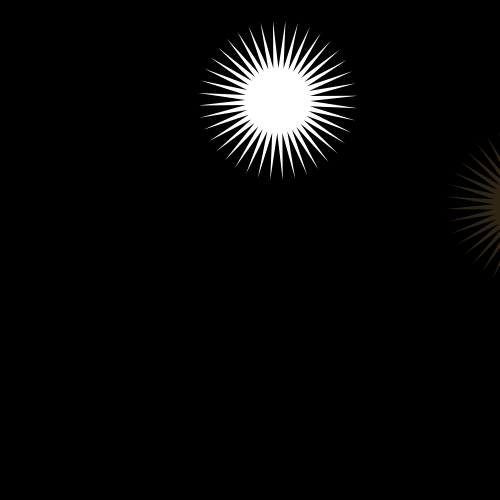
Frame 1 (no input)
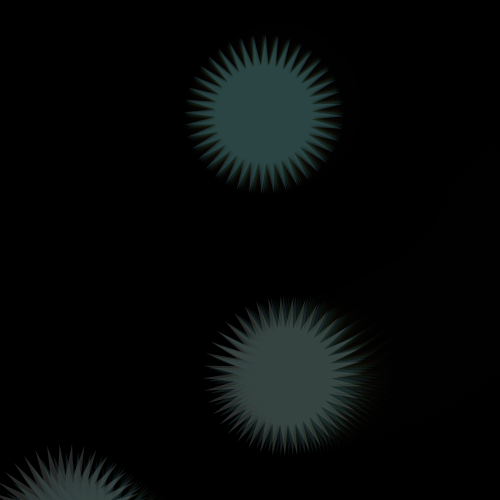
Frame 60 (no input)
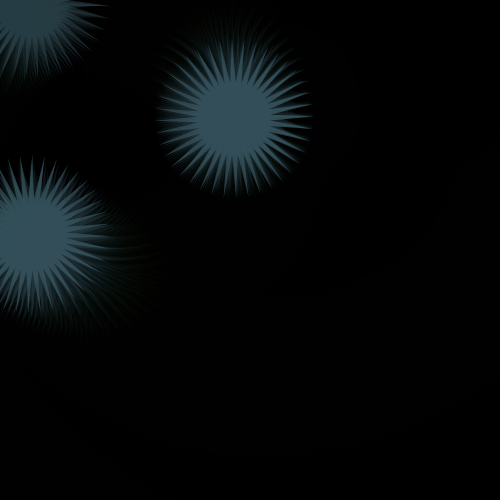
Frame 120 (the mouse pressed at the canvas centre since frame 60)

The p5.js sketch that drew these frames (run headless with seeded random() and noise() and a simulated clock; from frame 60 on, the mouse is pressed at the canvas centre):

// p5.js sketch
// ── sketch.js
function setup() {
  createCanvas(500, 500);
  background(0);
}

function draw() {
    background(0, 0, 0, 90);
    //translate(width/2, height/2);
    for (var i = 0; i < 5; i++) {
      //fill(random(255), random(255), random(255));
      var r = 255 * noise(tx + 10);
      var g = 255 * noise(tx + 15);
      var b = 255 * noise(tx + 20);
      noStroke();
      fill(r, g, b,90);
      push();
      var tx = 30 * noise(0.01 * frameCount);
      translate(width/2, tx+80);
      rotate(radians(frameCount));
      var rx = 60 * noise(0.01 * frameCount + 10);
      star(rx, 0, 80, 100, 40);
    }

}

function star(x, y, radius1, radius2, npoints) {
  let angle = TWO_PI / npoints;
  let halfAngle = angle / 2.0;
  beginShape();
  for (let a = 0; a < TWO_PI; a += angle) {
    let sx = x + cos(a) * radius2 * noise(0.01 * frameCount + 500);
    let sy = y + sin(a) * radius2 * noise(0.01 * frameCount + 500);
    vertex(sx, sy);
    sx = x + cos(a + halfAngle) * radius1;
    sy = y + sin(a + halfAngle) * radius1;
    vertex(sx, sy);
  }
  endShape(CLOSE);
}
